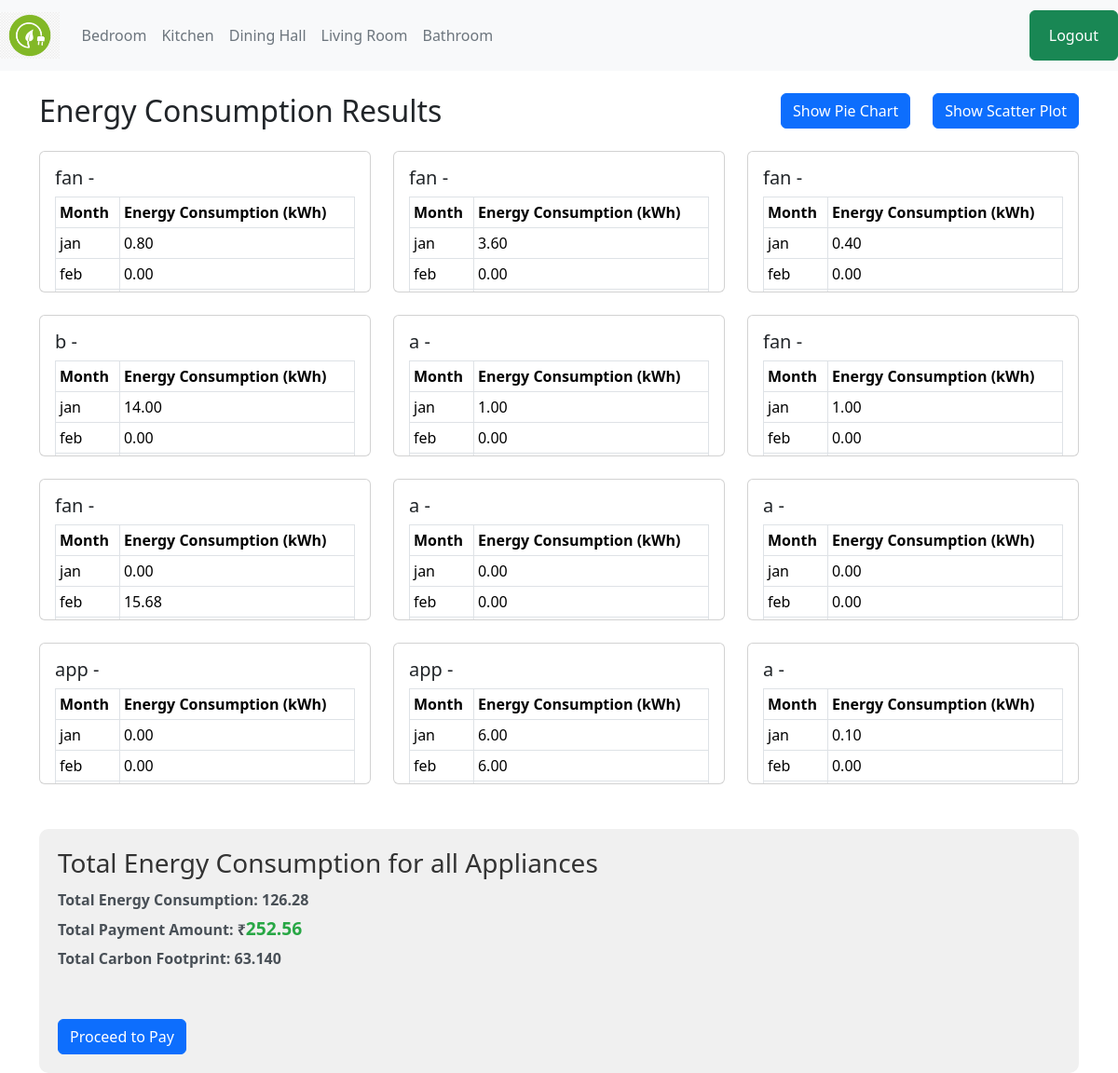
Screenshot of /energy/consumption/ with the database file from the repository.
### myapp/models.py (models this page shows, shortened)
class BathroomAppliance(models.Model):
    bathroom_name=models.CharField(max_length=100)
    appliance_name = models.CharField(max_length=100)
    wattage = models.IntegerField(help_text='Wattage in Watts')
    quantity = models.IntegerField(default=1)
    jan = models.DecimalField(max_digits=5, decimal_places=2, default=0.00)
    feb = models.DecimalField(max_digits=5, decimal_places=2, default=0.00)
    mar = models.DecimalField(max_digits=5, decimal_places=2, default=0.00)
    apr = models.DecimalField(max_digits=5, decimal_places=2, default=0.00)
    may = models.DecimalField(max_digits=5, decimal_places=2, default=0.00)
    jun = models.DecimalField(max_digits=5, decimal_places=2, default=0.00)
    jul = models.DecimalField(max_digits=5, decimal_places=2, default=0.00)
    aug = models.DecimalField(max_digits=5, decimal_places=2, default=0.00)
    sep = models.DecimalField(max_digits=5, decimal_places=2, default=0.00)
    oct = models.DecimalField(max_digits=5, decimal_places=2, default=0.00)
    nov = models.DecimalField(max_digits=5, decimal_places=2, default=0.00)
    dec = models.DecimalField(max_digits=5, decimal_places=2, default=0.00)

### myapp/views.py (the view)
# urls.py: path('energy/consumption/', calculate_energy_consumption, name='calculate_energy_consumption'),
def calculate_energy_consumption(request):
    appliances = BathroomAppliance.objects.all()
    energy_results = []
    total_energy_sum = Decimal('0')  # Initialize total energy sum as a Decimal
    total_carbon_footprint = Decimal('0')  # Initialize total carbon footprint
    rate_per_kwh = Decimal('2')
    carbon_emissions_per_kwh = Decimal('0.5')  # Assume carbon emissions factor of 0.5 kgCO2/kWh
    for appliance in appliances:
        total_energy_consumption = 0
        total_carbon_for_appliance = 0
        energy_consumption = {}
        months = ['jan', 'feb', 'mar', 'apr', 'may', 'jun', 'jul', 'aug', 'sep', 'oct', 'nov', 'dec']
        for month in months:
            usage_hours = getattr(appliance, month)
            energy_consumption[month] = appliance.wattage * usage_hours / 1000
            total_energy_consumption += energy_consumption[month]
        total_carbon_for_appliance = total_energy_consumption * carbon_emissions_per_kwh
        total_carbon_footprint += total_carbon_for_appliance
        energy_results.append({
            'appliance': appliance,
            'energy_consumption': energy_consumption,
            'total_energy_consumption': total_energy_consumption,
            'total_carbon_footprint': total_carbon_for_appliance
        })
        total_energy_sum += total_energy_consumption
    payment_amount = total_energy_sum * rate_per_kwh
    return render(request, 'energy_consumption_result.html', {
        'energy_results': energy_results,
        'total_energy_sum': total_energy_sum,
        'payment_amount': payment_amount,
        'total_carbon_footprint': total_carbon_footprint
    })

### templates/energy_consumption_result.html (shortened to what this page needs)
<!DOCTYPE html>
{% load static %}
<html lang="en">
<head>
    <link href="https://cdn.jsdelivr.net/npm/bootstrap@5.3.3/dist/css/bootstrap.min.css" rel="stylesheet">
</head>
<body>
    <nav class="navbar navbar-expand-lg navbar-light">
        <a class="navbar-brand" href="{% url 'index' %}">
            <img src="{% static 'logo.png' %}" alt="Your Logo" height="50">
        </a>
        <div class="collapse navbar-collapse" id="navbarNav">
          <ul class="navbar-nav">
            <li class="nav-item active">
              <a class="nav-link" href="{%url 'bedroom_create' %}">Bedroom </a>
            </li>
            <li class="nav-item">
              <a class="nav-link" href="{%url 'kitchen_appliance_create' %}">Kitchen</a>
            </li>
            <li class="nav-item">
              <a class="nav-link" href="{%url 'dininghall_create' %}">Dining Hall</a>
            </li>
            <li class="nav-item">
              <a class="nav-link " href="{%url 'livingroom_create' %}">Living Room</a>
            </li>
            <li class="nav-item">
                <a class="nav-link " href="{%url 'bathroom_create' %}">Bathroom </a>
            </li>
          </ul>
          <ul class="navbar-nav ml-auto">
            <li class="nav-item">
                <button class="btn btn-success"><a class="nav-link" href="{%url 'logout' %}" style="color: white;">Logout</a></button>
            </li>
          </ul>
        </div>
      </nav>
      <div class="main-section">
        <div class="container mt-4">
            <div class="row align-items-center mb-4">
                <div class="col">
                    <h2 class="mb-0">Energy Consumption Results</h2>
                </div>
                <div class="col-auto">
                    <button class="btn btn-primary"><a href="{% url 'piechart2' %}" style="color: white; text-decoration: none;">Show Pie Chart</a></button>
                </div>
                <div class="col-auto">
                    <button class="btn btn-primary"><a href="{% url 'scatterplot2' %}" style="color: white; text-decoration: none;">Show Scatter Plot</a></button>
                </div>
            </div>
            <div class="row row-cols-1 row-cols-md-3 g-4">
                {% for result in energy_results %}
                <div class="col">
                    <div class="card">
                        <div class="card-body">
                            <h5 class="card-title">{{ result.appliance.appliance_name }} - {{ result.appliance.kitchen_name }}</h5>
                            <div class="table-responsive">
                                <table class="table table-bordered table-sm small-table">
                                    <thead>
                                        <tr>
                                            <th>Month</th>
                                            <th>Energy Consumption (kWh)</th>
                                        </tr>
                                    </thead>
                                    <tbody>
                                        {% for month, consumption in result.energy_consumption.items %}
                                        <tr>
                                            <td>{{ month }}</td>
                                            <td>{{ consumption }}</td>
                                        </tr>
                                        {% endfor %}
                                    </tbody>
                                </table>
                            </div>
                        </div>
                    </div>
                </div>
                {% endfor %}
            </div>
            <div class="total-energy-section mt-5">
                <h3 class="total-energy-title">Total Energy Consumption for all Appliances</h3>
                <p class="total-energy-text">Total Energy Consumption: {{ total_energy_sum }}</p>
                <p class="total-energy-text">Total Payment Amount: ₹<span class="payment-amount">{{ payment_amount }}</span></p>
                <p class="total-energy-text">Total Carbon Footprint: {{ total_carbon_footprint }}</p>
                <div class="col-md-6">
                    <button class="btn btn-primary mt-5" data-bs-toggle="modal" data-bs-target="#paymentModal">Proceed to Pay</button>
                </div>
            </div>
        </div>
    </div>
</body>
</html>

### templates/energy_consumption_result.html (style rules this page uses)
.navbar { background-color: #f8f9fa; }
.navbar-brand { font-weight: bold; color: green; }
.navbar-nav .nav-link { color: #6c757d; }
.ml-auto { margin-left: auto !important; }
.total-energy-section { background-color: #f0f0f0; padding: 20px; border-radius: 10px; }
.total-energy-title { color: #333; margin-bottom: 10px; }
.total-energy-text { color: #666; margin-bottom: 5px; }
.card-body { max-height: 150px; overflow-y: auto; }
.total-energy-text { color: #495057; font-weight: bold; margin-bottom: 5px; }
.payment-amount { color: #28a745; font-size: 1.2em; font-weight: bold; }

### rows the page displays
BathroomAppliance: appliance.appliance_name "fan", energy_consumption "jan" "feb", energy_consumption "0.80" "0.00"
BathroomAppliance: appliance.appliance_name "fan", energy_consumption "jan" "feb", energy_consumption "3.60" "0.00"
BathroomAppliance: appliance.appliance_name "fan", energy_consumption "jan" "feb", energy_consumption "0.40" "0.00"
BathroomAppliance: appliance.appliance_name "b", energy_consumption "jan" "feb", energy_consumption "14.00" "0.00"
BathroomAppliance: appliance.appliance_name "a", energy_consumption "jan" "feb", energy_consumption "1.00" "0.00"
BathroomAppliance: appliance.appliance_name "fan", energy_consumption "jan" "feb", energy_consumption "1.00" "0.00"
BathroomAppliance: appliance.appliance_name "fan", energy_consumption "jan" "feb", energy_consumption "0.00" "15.68"
BathroomAppliance: appliance.appliance_name "a", energy_consumption "jan" "feb", energy_consumption "0.00" "0.00"
BathroomAppliance: appliance.appliance_name "a", energy_consumption "jan" "feb", energy_consumption "0.00" "0.00"
BathroomAppliance: appliance.appliance_name "app", energy_consumption "jan" "feb", energy_consumption "0.00" "0.00"
BathroomAppliance: appliance.appliance_name "app", energy_consumption "jan" "feb", energy_consumption "6.00" "6.00"
BathroomAppliance: appliance.appliance_name "a", energy_consumption "jan" "feb", energy_consumption "0.10" "0.00"

### other values shown
{{ total_energy_sum }} "126.28"
{{ payment_amount }} "252.56"
{{ total_carbon_footprint }} "63.140"
